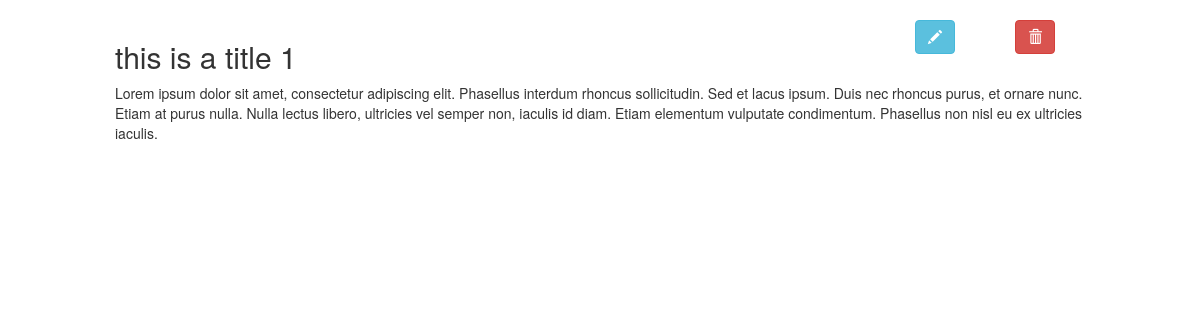
/1/, run on the app's committed database.
### Blog/models.py (models this page shows, shortened)
class Post(models.Model):
    title = models.CharField( max_length=120, help_text='Title...')
    message = models.TextField(help_text='What is on your mind...')

### Blog/views.py (the view)
# urls.py: path('<int:pk>/', views.PostDetailView.as_view(), name='detail'),
class PostDetailView(DetailView):
    model = Post
    template_name = 'Blog/post-detail.html'

### Blog/templates/Blog/post-detail.html (shortened to what this page needs)
{% extends 'Blog/base.html' %}
{% block content %}
<div class="container-fluid">
    <br />
    <div class="row">
        <div class="col-md-1 col-xs-1 col-sm-1">
        </div>
        <div class="col-md-8 col-xs-8 col-sm-8">
            <p class="h2">
                {{post.title}}
            </p>
        </div>
        <div class="col-md-1 col-xs-1 col-sm-1">
            <a href="{% url 'edit' post.pk %}">
                <button type="button" class="btn btn-info">
                    <span class="glyphicon glyphicon-pencil"></span>
                </button>
            </a>
        </div>
        <div class="col-md-1 col-xs-1 col-sm-1">
            <a href="{% url 'delete' post.pk %}">
                <button type="button" class="btn btn-danger">
                    <span class="glyphicon glyphicon-trash"></span>
                </button>
            </a>
        </div>
        <div class="col-md-1 col-xs-1 col-sm-1"></div>
    </div>
    <div class="row">
        <div class="col-md-1 col-xs-1 col-sm-1"></div>
        <div class="col-md-10 col-xs-10 col-sm-10">
            {{post.message}}
        </div>
        <div class="col-md-1 col-xs-1 col-sm-1"></div>
    </div>
</div>
{% endblock %}

### data on the page
Post: title "this is a title 1", message "Lorem ipsum dolor sit amet, consectetur adipiscing elit. Phasellus interdum rhoncus sollicitudin. Sed et lacus ipsum. Duis nec rhoncus purus, et ornare nunc. Etiam at purus nulla. Nulla lectus libero, ultricies vel semper non, iaculis id diam. Etiam elementum vulputate condimentum. Phasellus non nisl eu ex ultricies iaculis."
